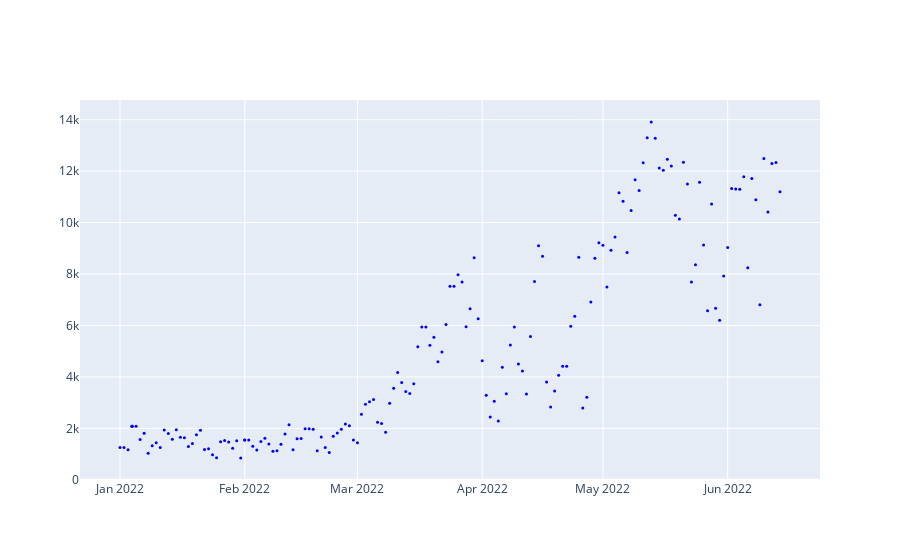

This figure's notebook cell:
### Code cell
import plotly.graph_objects as go
fig = go.Figure()
fig.add_trace(go.Scatter(x=df["data_przejazdu"],
                         y=df["ilosc_przejazdow"],
                         mode='markers',
                         marker=dict(size=3, color="blue")))
fig.show()

### Figure 1 — Plotly figure (JSON) as saved in the notebook; plotly's stock layout.template omitted (floating-point values rounded to 4 significant figures; data arrays with more than 128 entries replaced by an {"elided": "..."} marker saying what was removed)
{"data": [{"marker": {"color": "blue", "size": 3}, "mode": "markers", "x": {"elided": "168 str values"}, "y": {"elided": "168 int values"}, "type": "scatter"}], "layout": {}}
